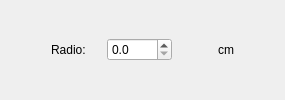
            <widget class="QWidget" name="pageCircle">
             <layout class="QGridLayout" name="gridLayout_6">
              <item row="0" column="2">
               <widget class="QDoubleSpinBox" name="sbAreaRaio">
                <property name="maximumSize">
                 <size>
                  <width>65</width>
                  <height>16777215</height>
                 </size>
                </property>
                <property name="decimals">
                 <number>1</number>
                </property>
                <property name="maximum">
                 <double>10000.000000000000000</double>
                </property>
                <property name="singleStep">
                 <double>1.000000000000000</double>
                </property>
               </widget>
              </item>
              <item row="0" column="5">
               <spacer name="horizontalSpacer_34">
                <property name="orientation">
                 <enum>Qt::Horizontal</enum>
                </property>
                <property name="sizeHint" stdset="0">
                 <size>
                  <width>40</width>
                  <height>20</height>
                 </size>
                </property>
               </spacer>
              </item>
              <item row="0" column="0">
               <spacer name="horizontalSpacer_32">
                <property name="orientation">
                 <enum>Qt::Horizontal</enum>
                </property>
                <property name="sizeHint" stdset="0">
                 <size>
                  <width>40</width>
                  <height>20</height>
                 </size>
                </property>
               </spacer>
              </item>
              <item row="0" column="3">
               <spacer name="horizontalSpacer_35">
                <property name="orientation">
                 <enum>Qt::Horizontal</enum>
                </property>
                <property name="sizeHint" stdset="0">
                 <size>
                  <width>40</width>
                  <height>20</height>
                 </size>
                </property>
               </spacer>
              </item>
              <item row="0" column="1">
               <widget class="QLabel" name="label_81">
                <property name="minimumSize">
                 <size>
                  <width>50</width>
                  <height>0</height>
                 </size>
                </property>
                <property name="text">
                 <string>Radio:</string>
                </property>
               </widget>
              </item>
              <item row="0" column="4">
               <widget class="QLabel" name="label_80">
                <property name="text">
                 <string>cm</string>
                </property>
               </widget>
              </item>
             </layout>
            </widget>
